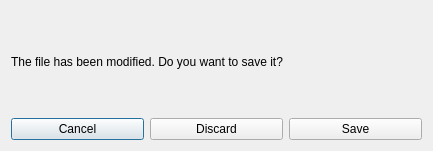
<?xml version="1.0" encoding="UTF-8"?>
<ui version="4.0">
 <class>CloseDialog</class>
 <widget class="QDialog" name="CloseDialog">
  <property name="geometry">
   <rect>
    <x>0</x>
    <y>0</y>
    <width>433</width>
    <height>151</height>
   </rect>
  </property>
  <property name="windowTitle">
   <string>Dialog</string>
  </property>
  <layout class="QVBoxLayout" name="verticalLayout">
   <item>
    <widget class="QLabel" name="label">
     <property name="text">
      <string>The file has been modified. Do you want to save it?</string>
     </property>
    </widget>
   </item>
   <item>
    <layout class="QHBoxLayout" name="horizontalLayout">
     <item>
      <widget class="QPushButton" name="cancelButton">
       <property name="text">
        <string>Cancel</string>
       </property>
      </widget>
     </item>
     <item>
      <widget class="QPushButton" name="discardButton">
       <property name="text">
        <string>Discard</string>
       </property>
      </widget>
     </item>
     <item>
      <widget class="QPushButton" name="saveButton">
       <property name="text">
        <string>Save</string>
       </property>
      </widget>
     </item>
    </layout>
   </item>
  </layout>
 </widget>
 <resources/>
 <connections>
  <connection>
   <sender>cancelButton</sender>
   <signal>clicked()</signal>
   <receiver>CloseDialog</receiver>
   <slot>cancel()</slot>
   <hints>
    <hint type="sourcelabel">
     <x>77</x>
     <y>108</y>
    </hint>
    <hint type="destinationlabel">
     <x>216</x>
     <y>75</y>
    </hint>
   </hints>
  </connection>
  <connection>
   <sender>discardButton</sender>
   <signal>clicked()</signal>
   <receiver>CloseDialog</receiver>
   <slot>discard()</slot>
   <hints>
    <hint type="sourcelabel">
     <x>216</x>
     <y>108</y>
    </hint>
    <hint type="destinationlabel">
     <x>216</x>
     <y>75</y>
    </hint>
   </hints>
  </connection>
  <connection>
   <sender>saveButton</sender>
   <signal>clicked()</signal>
   <receiver>CloseDialog</receiver>
   <slot>save()</slot>
   <hints>
    <hint type="sourcelabel">
     <x>354</x>
     <y>108</y>
    </hint>
    <hint type="destinationlabel">
     <x>216</x>
     <y>75</y>
    </hint>
   </hints>
  </connection>
 </connections>
 <slots>
  <slot>cancel()</slot>
  <slot>discard()</slot>
  <slot>save()</slot>
 </slots>
</ui>
